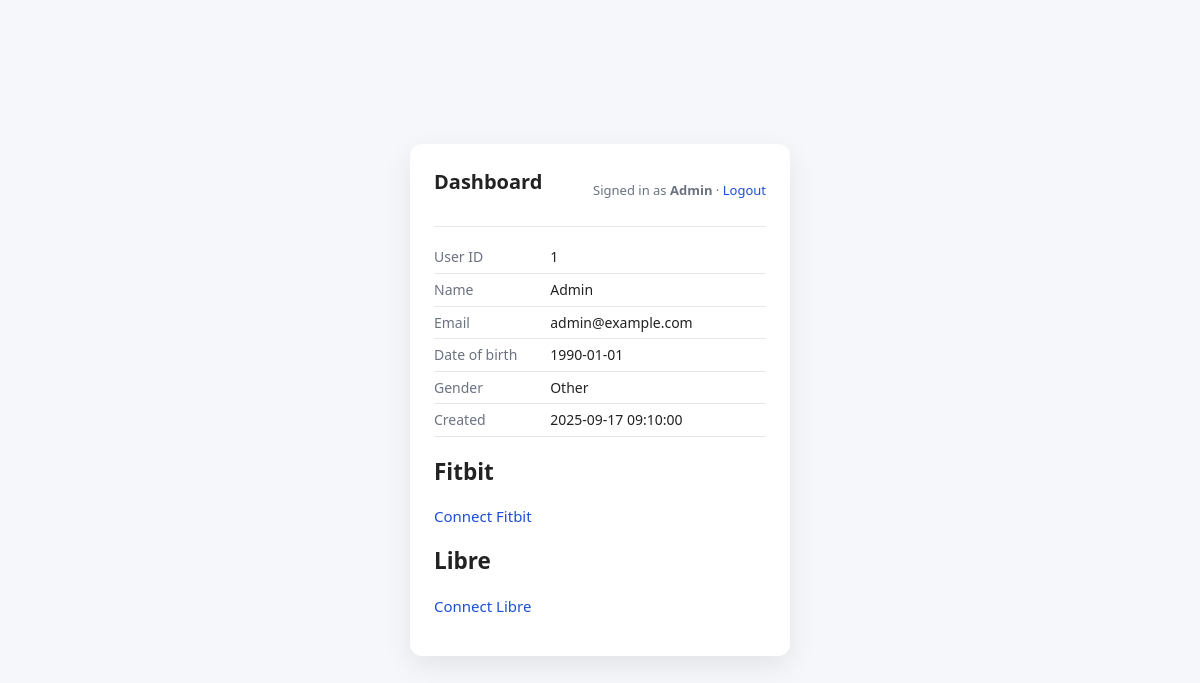
The app's page /dashboard (signed in) with its own data.
### tables this page shows
CREATE TABLE users (
                user_id INTEGER PRIMARY KEY AUTOINCREMENT,
                name TEXT NOT NULL,
                email TEXT NOT NULL UNIQUE,
                dob TEXT NOT NULL,
                gender TEXT NOT NULL,
                password_hash TEXT NOT NULL,
                salt TEXT NOT NULL,
                created_at TEXT NOT NULL DEFAULT CURRENT_TIMESTAMP
            );

### dashboard.py (the view)
@dashboard_bp.route("/dashboard")
def dashboard():
    uid = session.get("user_id")
    if not uid:
        return redirect(url_for("auth.login"))
    user = get_user_by_id(uid)
    if not user:
        session.clear()
        flash("Session expired. Please sign in again.", "error")
        return redirect(url_for("auth.login"))
    has_fitbit = bool(session.get("spike_token"))
    return render_template("dashboard.html", user=user, has_fitbit=has_fitbit)

### models.py (called while the page is built)
def get_conn():
    conn = sqlite3.connect(Config.DB_PATH)
    conn.row_factory = sqlite3.Row
    return conn

def get_user_by_id(user_id: int):
    with get_conn() as conn:
        c = conn.cursor()
        c.execute("SELECT * FROM users WHERE user_id = ?", (user_id,))
        return c.fetchone()

### Templates/dashboard.html (shortened to what this page needs)
{% extends "base.html" %}
{% block content %}
<div class="header">
  <h1>Dashboard</h1>
  <div class="user">
    Signed in as <strong>{{ user.name|e }}</strong> ·
    <a href="{{ url_for('auth.logout') }}">Logout</a>
  </div>
</div>
<hr />
<table>
  <tr><td>User ID</td><td>{{ user.user_id }}</td></tr>
  <tr><td>Name</td><td>{{ user.name|e }}</td></tr>
  <tr><td>Email</td><td>{{ user.email|e }}</td></tr>
  <tr><td>Date of birth</td><td>{{ user.dob|e }}</td></tr>
  <tr><td>Gender</td><td>{{ user.gender|e }}</td></tr>
  <tr><td>Created</td><td>{{ user.created_at|e }}</td></tr>
</table>
<h2>Fitbit</h2>
<p>
  <a href="{{ url_for('dashboard.connect_fitbit') }}">Connect Fitbit</a>
</p>
<h2>Libre</h2>
<p>
  <a href="{{ url_for('dashboard.connect_libre') }}">Connect Libre</a>
</p>
{% endblock %}

### static/style.css (style rules this page uses)
:root { --bg:#f6f7fb; --card:#fff; --text:#222; --muted:#6b7280; --primary:#2563eb; --primary2:#1d4ed8; --border:#e5e7eb; --good:#065f46; --goodbg:#dcfce7; --bad:#991b1b; --badbg:#fee2e2; }
* { box-sizing: border-box; }
html,body { height: 100%; }
body { margin:0; background:var(--bg); color:var(--text); font: 15px/1.4 ui-sans-serif, system-ui, -apple-system, Segoe UI, Roboto, Arial; display:grid; place-items:center; }
h1 { margin:0 0 16px; font-size:20px; }
a { color: var(--primary2); text-decoration: none; }
.header { display:flex; justify-content:space-between; align-items:center; margin-bottom:10px; }
.user { font-size:13px; color:var(--muted); }
hr { border: 0; border-top: 1px solid var(--border); margin: 14px 0; }
table { width:100%; border-collapse: collapse; margin-top: 8px; }
td, th { padding: 6px 0; border-bottom: 1px solid var(--border); font-size: 14px; }
td:first-child { color: var(--muted); width: 35%; }

### records on screen
users: name "Admin", user_id "1", email "admin@example.com", dob "1990-01-01", gender "Other", created_at "2025-09-17 09:10:00"
